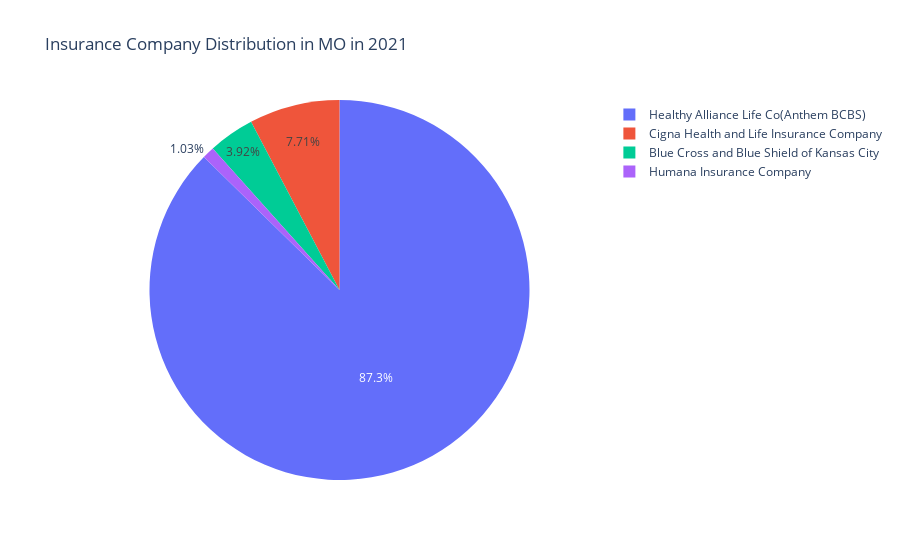

Here is the notebook cell this chart was saved with:
### Code cell
fig = px.pie(MO_df, values='record_count', names='Issuer Name', title='Insurance Company Distribution in MO in 2021')
fig.show()

### Figure 1 — Plotly figure (JSON) as saved in the notebook; plotly's stock layout.template omitted (floating-point values rounded to 4 significant figures)
{"data": [{"domain": {"x": [0, 1], "y": [0, 1]}, "hovertemplate": "Issuer Name=%{label}<br>record_count=%{value}<extra></extra>", "labels": ["Blue Cross and Blue Shield of Kansas City", "Cigna Health and Life Insurance Company", "Healthy Alliance Life Co(Anthem BCBS)", "Humana Insurance Company"], "legendgroup": "", "name": "", "showlegend": true, "type": "pie", "values": [61, 120, 1360, 16]}], "layout": {"legend": {"tracegroupgap": 0}, "title": {"text": "Insurance Company Distribution in MO in 2021"}}}
